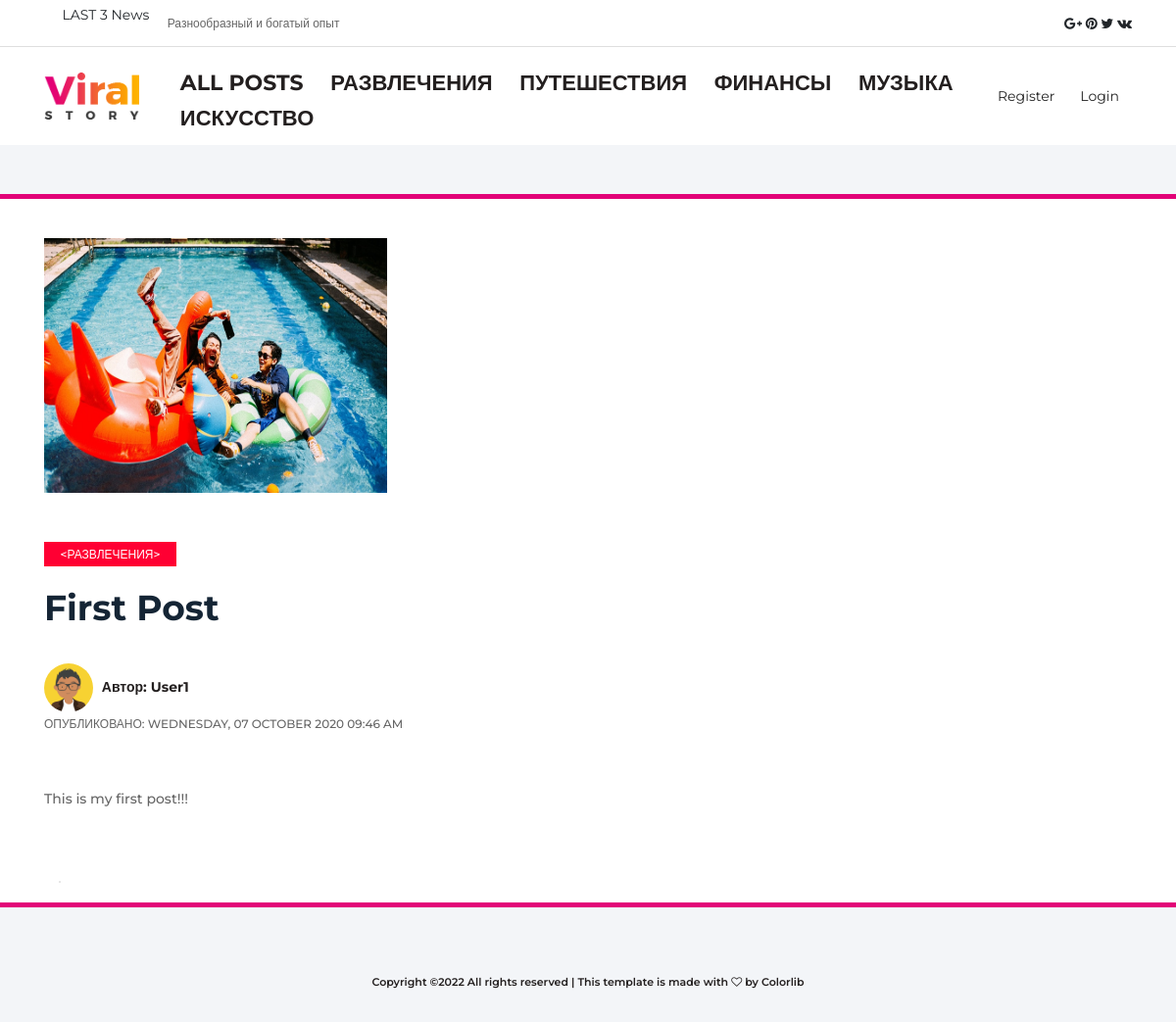
/post/1, run on the app's committed database.
### flask_first_project/models.py (models this page shows, shortened)
class Post(db.Model):
    id = db.Column(
        db.Integer,
        primary_key=True,
    )
    title = db.Column(
        db.String(100),
        nullable=False,
    )
    date_posted = db.Column(
        db.DateTime,
        nullable=False,
        default=datetime.utcnow,
    )
    content = db.Column(
        db.Text,
        nullable=False,
    )
    image_file = db.Column(
        db.String(20),
        nullable=False,
        default='default.png',
    )
    user_id = db.Column(
        db.Integer,
        db.ForeignKey('user.id'),
        nullable=False,
    )
    comments = db.relationship(
        'Comment',
        backref='post',
        lazy='dynamic'
    )
    category_id = db.Column(
        db.Integer(),
        db.ForeignKey('category.id'),
        nullable=True,
        default='Без Категории'
    )
    likes = db.relationship(
        'PostLike',
        backref='post',
        lazy='dynamic'
    )

class Category(db.Model):
    id = db.Column(
        db.Integer(),
        primary_key=True,
    )
    category = db.Column(
        db.String(20),
        nullable=False,
        default='None',
    )
    slug = db.Column(
        db.String(20),
        nullable=False,
        default='None',
    )
    posts = db.relationship(
        'Post',
        backref='category',
    )
    color = db.Column(
        db.String(10),
        nullable=False,
        default='000000'
    )
    def __repr__(self):
        return "<{}>".format(self.category)

class User(db.Model, UserMixin):
    id = db.Column(
        db.Integer,
        primary_key=True,
    )
    username = db.Column(
        db.String(20),
        unique=True,
        nullable=False,
    )
    email = db.Column(
        db.String(120),
        unique=True,
        nullable=False,
    )
    image_file = db.Column(
        db.String(20),
        nullable=False,
        default='default.png',
    )
    password = db.Column(
        db.String(60),
        nullable=False,
    )
    comments = db.relationship(
        'Comment',
        backref='author',
        lazy=True,
    )
    posts = db.relationship(
        'Post',
        backref='author',
        lazy=True,
    )
    liked_posts = db.relationship(
        'PostLike',
        foreign_keys='PostLike.user_id',
        backref='user',
        lazy='dynamic',
    )

### flask_first_project/posts/routes.py (the view, shortened to what this page needs)
@posts.route("/post/<int:post_id>", methods=['GET', 'POST'])
def post(post_id):
    post = Post.query.get_or_404(post_id)
    form = CommentForm()
    return render_template('full_post.html', title=post.title, post=post, form=form, legend='Оставить комментарий')

### flask_first_project/posts/routes.py (called while the page is built)
@posts.context_processor
def context_date():
    categories = Category.query.all()
    some_last_post = Post.query.all()
    return dict(
        some_last_post=some_last_post,
        categories=categories,
    )

### flask_first_project/templates/full_post.html (shortened to what this page needs)
{% extends "layout.html" %}
{% block content %}
<div class="blog-area section-padding-0">
    <div class="container">
        <div class="row">
            <div class="col-12 col-lg-8">
                <div class="blog-posts-area">
                    <div class="single-blog-post-details">
                        <div class="post-thumb">
                            <img src="{{ url_for('static', filename='posts_pics/' + post.image_file) }}"}}
                             style="margin-right: 5px; width: 350px; height: 260px" alt="">
                        </div>
                        <div class="post-data mb-70">
                            <a href="#" class="post-catagory"
                               style="background-color: #{{ post.category.color }}">
                                {{ post.category }}</a>
                            <h2 class="post-title">{{ post.title }}</h2>
                            <div class="post-meta">
                                <div class="post-details-meta-data mb-50 d-flex align-items-center justify-content-between">
                                    <div class="post-authors-date">
                                        <p class="post-author">
                                            <img class="rounded-circle article-img"
                                                 style="margin-right: 5px; width: 50px; height: 50px"
                                                 src="{{ url_for('static', filename='profile_pics/' + post.author.image_file) }}">
                                            <a href="{{ url_for('users.user_posts', username=post.author.username) }}">
                                                {% if post.author.username == current_user.username %}
                                                Это Ваш пост
                                                {% else %}
                                                Автор: {{ post.author.username }}
                                                {% endif %}
                                            </a>
                                        </p>
                                        <p class="post-date">Опубликовано:
                                            {{ post.date_posted.strftime('%A, %d %B %Y %I:%M %p') }}
                                        </p>
                                    </div>
                                </div>
                                <p>{{ post.content }}</p>
                                    </div>
                                </div>
                            </div>
                        </div>
                        <div class="container" style="display: flex;">
                            <div class="card" style="margin-bottom: 20px;">
                            </div>
                        </div>
                    </div>
                </div>
            </div>
        </div>
{% endblock content %}

### flask_first_project/templates/includes/header.html
<header class="header-area">
    <div class="top-header-area">
        <div class="container">
            <div class="row">
                <div class="col-12">
                    <div class="top-header-content d-flex align-items-center justify-content-between">
                        <div class="top-breaking-news-area" style="display: flex; justify-content: flex-start; ">
                            <div style="width: 150px; text-align: center; vertical-align: middle;">
                                <span>LAST 3 News</span>
                            </div>
                            <div id="breakingNewsTicker" class="ticker">
                                <ul>
                                    {% for post in some_last_post[-3:] %}
                                    <li>
                                        <a href="{{ url_for('posts.post', post_id=post.id) }}">{{ post.title }}
                                        </a>
                                    </li>
                                    {% endfor %}
                                </ul>
                            </div>
                        </div>
                        <div class="top-social-info-area">
                            <i class="fa fa-google-plus" aria-hidden="true"></i>
                            <i class="fa fa-pinterest" aria-hidden="true"></i>
                            <i class="fa fa-twitter" aria-hidden="true"></i>
                            <i class="fa fa-vk" aria-hidden="true"></i>
                        </div>
                    </div>
                </div>
            </div>
        </div>
    </div>
    <div class="viral-news-main-menu" id="stickyMenu">
        <div class="classy-nav-container breakpoint-off">
            <div class="container">
                <nav class="classy-navbar justify-content-between" id="viralnewsNav">
                    <a class="nav-brand" href={{url_for('main.home')}}>
                        <img src={{url_for('static', filename='img/core-img/logo.png' )}} alt="Logo">
                    </a>
                    <div class="classy-menu">
                        <div class="classynav">
                            <ul>
                                <li>
                                    <a href="{{ url_for('main.home') }}">All Posts</a>
                                </li>
                                {% for category in categories %}
                                <li>
                                    <a href="{{ url_for('main.home_category', cat_id=category.id) }}">
                                        {{ category.category }}
                                    </a>
                                </li>
                                {% endfor %}
                            </ul>
                            {% if current_user.is_authenticated %}
                                <a href="{{ url_for('users.user_posts', username=current_user.username) }}"
                                   class="btn">
                                    My Posts
                                </a>
                                <a href="{{ url_for('posts.new_post') }}" class="btn">
                                    Add Post
                                </a>
                                <a href="{{url_for('users.account')}}" class="btn">
                                    Hello, {{ current_user.username }}
                                </a>
                                <a href="{{url_for('users.logout')}}" class="btn">
                                    Log Out
                                </a>
                            {% else %}
                                <a href="{{url_for('users.register')}}" class="btn">Register</a>
                                <a href="{{url_for('users.login')}}" class="btn">Login</a>
                            {% endif %}
                        </div>
                    </div>
                </nav>
            </div>
        </div>
    </div>
</header>

### flask_first_project/static/style.css (style rules this page uses)
* { margin: 0; padding: 0; }
body { font-family: "Montserrat", sans-serif; font-size: 14px; }
h1, h2, h3, h4, h5, h6 { color: #152535; line-height: 1.3; font-weight: 700; }
p { color: #656565; font-size: 14px; line-height: 2; font-weight: 400; }
a, a:hover, a:focus { -webkit-transition-duration: 500ms; transition-duration: 500ms; text-decoration: none; outline: 0 solid transparent; color: #231f1f; font-weight: 500; font-size: 14px; color: #656565; }
ul, ol { margin: 0; }
ul li, ol li { list-style: none; }
img { height: auto; max-width: 100%; }
.mb-50 { margin-bottom: 50px !important; }
.mb-70 { margin-bottom: 70px !important; }
.header-area { position: relative; z-index: 100; width: 100%; }
.header-area .top-header-area { position: relative; z-index: 1; width: 100%; height: 48px; border-bottom: 1px solid #dedede; }
.header-area .top-header-area .top-header-content { position: relative; z-index: 1; height: 48px; }
.header-area .top-header-area .top-header-content .top-breaking-news-area { position: relative; z-index: 1; -webkit-box-flex: 0; -ms-flex: 0 0 70%; flex: 0 0 70%; min-width: 70%; width: 70%; }
.header-area .top-header-area .top-header-content .top-breaking-news-area .ticker { width: 100%; text-align: left; position: relative; overflow: hidden; }
.header-area .top-header-area .top-header-content .top-breaking-news-area .ticker ul { width: 100%; position: relative; z-index: 1; }
.header-area .top-header-area .top-header-content .top-breaking-news-area .ticker ul li { display: none; width: 100%; }
.header-area .top-header-area .top-header-content .top-breaking-news-area .ticker ul li a { display: block; font-size: 12px; color: #656565; height: 38px; line-height: 38px; }
.header-area .top-header-area .top-header-content .top-social-info-area { position: relative; z-index: 1; }
.header-area .viral-news-main-menu { position: relative; width: 100%; z-index: 100; height: 100px; }
.header-area .viral-news-main-menu .classy-nav-container { background-color: transparent; }
.header-area .viral-news-main-menu .classy-navbar { height: 100px; padding: 0; }
.header-area .viral-news-main-menu .classy-navbar .classynav ul li a { font-weight: 700; }
.header-area .viral-news-main-menu .classy-navbar .classynav > ul > li > a { text-transform: uppercase; padding: 12px 12px 11px; background-color: transparent; line-height: 1; color: #231f1f; font-weight: 700; }
.single-blog-post-details { position: relative; z-index: 1; }
.single-blog-post-details .post-thumb { position: relative; z-index: 1; margin-bottom: 50px; }
.single-blog-post-details .post-data .post-meta p { font-weight: 500; }
.single-blog-post-details .post-data .post-catagory { background-color: #e20378; width: 135px; height: 25px; color: #fff; display: block; text-transform: uppercase; font-size: 12px; line-height: 25px; text-align: center; margin-bottom: 15px; }
.single-blog-post-details .post-data .post-title { font-size: 36px; line-height: 1.5; margin-bottom: 30px; }
.single-blog-post-details .post-data .post-author { margin-bottom: 0; display: block; font-size: 14px; color: #656565; font-weight: 700; }
.single-blog-post-details .post-data .post-author a { font-size: 14px; color: #231f1f; font-weight: 700; }
.single-blog-post-details .post-data .post-date { font-size: 12px; text-transform: uppercase; margin-bottom: 0; color: #656565; display: block; margin-bottom: 0; }

### data on the page
Post: title "Разнообразный и богатый опыт"
Category: category "РАЗВЛЕЧЕНИЯ", category "<РАЗВЛЕЧЕНИЯ>"
Category: category "ПУТЕШЕСТВИЯ"
Category: category "ФИНАНСЫ"
Category: category "МУЗЫКА"
Category: category "ИСКУССТВО"
Post: image_file (placeholder picture), title "First Post", date_posted "WEDNESDAY, 07 OCTOBER 2020 09:46 AM", content "This is my first post!!!"
User: image_file (placeholder picture), author.username "User1"
